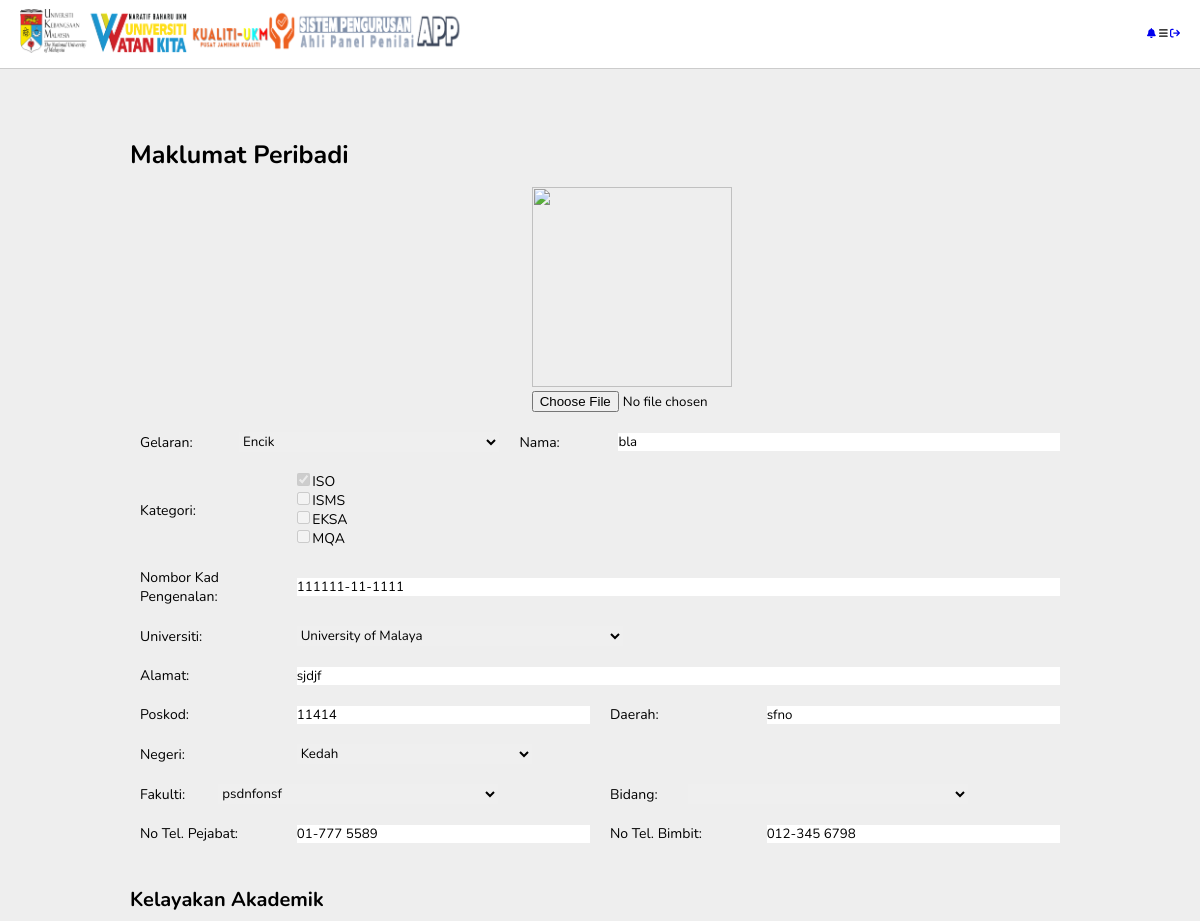
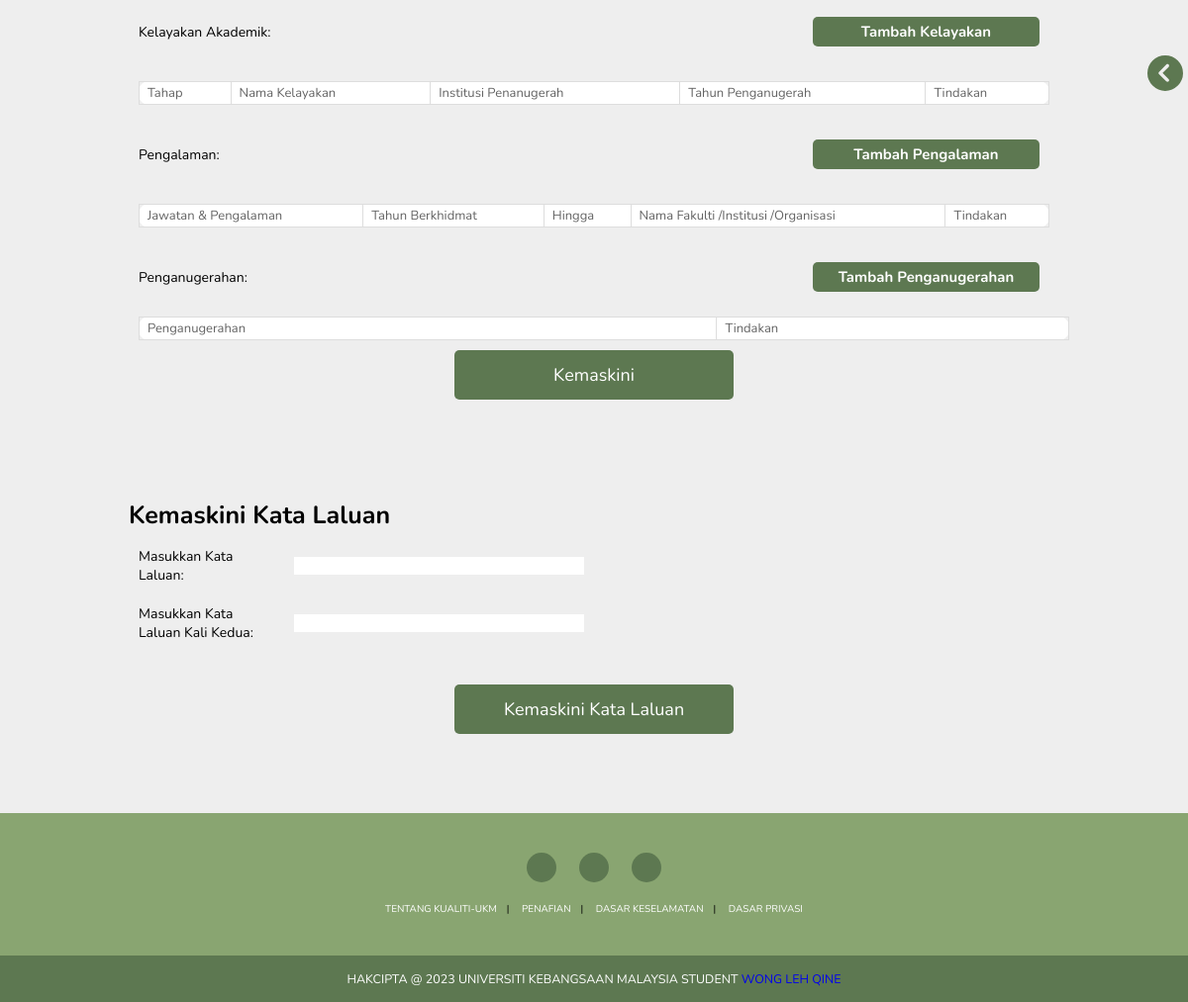
Screenshot of /pages/profil_app.php (signed in) with the database file from the repository (2 pictures, top to bottom).
### tables this page shows
CREATE TABLE `lecturer` (
  `LECTURER_ID` int(11) NOT NULL,
  `KATEGORI_PERMOHONAN` varchar(50) DEFAULT NULL,
  `NAMA` varchar(50) DEFAULT NULL,
  `NO_KP` varchar(50) DEFAULT NULL,
  `FAKULTI` varchar(100) DEFAULT NULL,
  `EMEL` varchar(100) DEFAULT NULL,
  `ALAMAT` varchar(100) DEFAULT NULL,
  `NO_TELEFON` varchar(100) DEFAULT NULL,
  `URL_AVATAR` varchar(100) DEFAULT NULL,
  `PASSWORD` varchar(100) DEFAULT NULL,
  `BIDANG` varchar(50) DEFAULT NULL,
  `GELARAN` varchar(5) DEFAULT NULL,
  `POSKOD` int(5) DEFAULT NULL,
  `DAERAH` varchar(30) DEFAULT NULL,
  `NEGERI` varchar(20) DEFAULT NULL,
  `NO_TELEFON_PEJABAT` varchar(15) DEFAULT NULL,
  `CREATED_DATE` timestamp NULL DEFAULT current_timestamp(),
  `UNIVERSITI` varchar(50) DEFAULT NULL,
  `VERIFY_TOKEN` varchar(500) NOT NULL,
  `KELAYAKAN_AKADEMIK` text NOT NULL,
  `PENGALAMAN` text NOT NULL,
  `PENGANUGERAHAN` text NOT NULL
);

CREATE TABLE `app` (
  `APP_ID` int(11) NOT NULL,
  `NAMA` varchar(50) DEFAULT NULL,
  `KATEGORI` varchar(50) DEFAULT NULL,
  `PASSWORD` varchar(50) DEFAULT NULL,
  `EMEL` varchar(100) DEFAULT NULL,
  `NO_KP` varchar(50) DEFAULT NULL,
  `FAKULTI` varchar(50) DEFAULT NULL,
  `ALAMAT` varchar(100) DEFAULT NULL,
  `NO_TELEFON` varchar(50) DEFAULT NULL,
  `BIDANG` varchar(50) DEFAULT NULL,
  `URL_AVATAR` varchar(100) DEFAULT NULL,
  `APPLICATION_ID` int(11) DEFAULT 0,
  `VERIFY_TOKEN` varchar(50) DEFAULT NULL,
  `CREATED_DATE` timestamp NULL DEFAULT current_timestamp(),
  `UNIVERSITI` varchar(50) DEFAULT NULL
);

### pages/form_profil_app.php (the view, shortened to what this page needs)
<h1 style="font-size:2.5rem;">Maklumat Peribadi</h1>
<div class="row">
    <div class="column-5"></div>
    <div class="column-2">
        <img src="<?php if (isset($user[0][7]))
            echo $user[0][7];
        else
            echo "../img/profile.png" ?>" class="image" alt="" width="200" height="200" />
            <input type="file" name="profil-img" id="profil-img">
        </div>
        <div class="column-5"></div>
    </div>
    <div class="row">
        <div class="column-2">
            <label for="gelaran">Gelaran: </label>
        </div>
        <div class="column-6">
            <select class="input-text" name="gelaran" id="gelaran">
            <?php if (isset($user_2[0][0])) {
            echo "<option>" . $user_2[0][0] . "</option>";
        } ?>
        </select>
    </div>
    <div class="column-2">
        <label for="nama">Nama: </label>
    </div>
    <div class="column-10">
        <input type="text" class="input-text" name="nama" id="nama" value="<?php if (isset($user[0][1]))
            echo $user[0][1];
        else
            echo ""; ?>">
    </div>
</div>
<div class="row">
    <div class="column-2">
        <label for="kategori">Kategori: </label>
    </div>
    <div class="column-10">
        <?php
        if (isset($user[0][10])) {
            $kat_arr = explode(";", $user[0][10]);
        }
        ?>
        <input type="checkbox" id="kategori1" name="kategori1" value="ISO" disabled <?php if ($kat_arr[0] != '') {
            echo "checked";
        } ?>>
        <label for="kategori1"> ISO</label><br>
        <input type="checkbox" id="kategori2" name="kategori2" value="ISMS" disabled <?php if ($kat_arr[1] != '') {
            echo "checked";
        } ?>>
        <label for="kategori2"> ISMS</label><br>
        <input type="checkbox" id="kategori3" name="kategori3" value="EKSA" disabled <?php if ($kat_arr[2] != '') {
            echo "checked";
        } ?>>
        <label for="kategori3"> EKSA</label><br>
        <input type="checkbox" id="kategori4" name="kategori4" value="MQA" disabled <?php if ($kat_arr[3] != '') {
            echo "checked";
        } ?>>
        <label for="kategori4"> MQA</label><br>
    </div>
</div>
<div class="row">
    <div class="column-2">
        <label for="no-kad-pengenalan">Nombor Kad Pengenalan: </label>
    </div>
    <div class="column-10">
        <input type="text" class="input-text" value="<?php if (isset($user[0][2]))
            echo $user[0][2];
        else
            echo ""; ?>" name="no-kad-pengenalan" id="no-kad-pengenalan">
    </div>
</div>
<div class="row">
    <div class="column-2">
        <label for="universiti">Universiti: </label>
    </div>
    <div class="column-10">
        <select name="universiti" id="universiti">
            <?php if (isset($user_2[0][1]))
            include('../components/university_options.php');
            ?>
        </select>
    </div>
</div>
<div class="row">
    <div class="column-2">
        <label for="alamat-tempat-bekerja">Alamat: </label>
    </div>
    <div class="column-10">
        <input type="text" class="input-text" value="<?php if (isset($user[0][5]))
            echo $user[0][5];
        else
            echo ""; ?>" name="alamat-tempat-bekerja" id="alamat-tempat-bekerja">
    </div>
</div>
<div class="row">
    <div class="column-2">
        <label for="poskod">Poskod: </label>
    </div>
    <div class="column-4">
        <input type="text" class="input-text" value="<?php if (isset($user_2[0][2]))
            echo $user_2[0][2];
        else
            echo ""; ?>" name="poskod" id="poskod">
    </div>
    <div class="column-2">
        <label for="daerah">Daerah: </label>
    </div>
    <div class="column-4">
        <input type="text" class="input-text" value="<?php if (isset($user_2[0][3]))
            echo $user_2[0][3];
        else
            echo ""; ?>" name="daerah" id="daerah">
    </div>
</div>
<div class="row">
    <div class="column-2">
        <label for="negeri">Negeri: </label>
    </div>
    <div class="column-4">
        <select name="negeri" id="negeri">
            <?php if (isset($user_2[0][4]))
                echo "<option selected>" . $user_2[0][4] . "</option>";
            ?>
        </select>
    </div>
    <div class="column-6"></div>
</div>
<div class="row">
    <div class="column-1">
        <label for="fakulti">Fakulti: </label>
    </div>
    <div class="column-5">
        <select name="fakulti" id="fakulti">
            <?php if (isset($user[0][3]))
                echo "<option selected>" . $user[0][3] . "</option>";
            include('../components/bidang_options.php');
            ?>
        </select>
    </div>
    <div class="column-1">
        <label for="bidang">Bidang: </label>
    </div>
    <div class="column-5">
        <select name="bidang" id="bidang">
            <?php if (isset($user[0][9]))
                echo "<option selected>" . $user[0][9] . "</option>";
            include('../components/bidang_options.php');
            ?>
        </select>
    </div>
</div>
<div class="row">
    <div class="column-2">
        <label for="no-tel-pejabat">No Tel. Pejabat: </label>
    </div>
    <div class="column-4">
        <input type="text" class="input-text" value="<?php if (isset($user_2[0][5]))
            echo $user_2[0][5];
        else
            echo ""; ?>" name="no-tel-pejabat" id="no-tel-pejabat">
    </div>
    <div class="column-2">
        <label for="no-tel-bimbit">No Tel. Bimbit: </label>
    </div>
    <div class="column-4">
        <input type="text" class="input-text" value="<?php if (isset($user[0][6]))
            echo $user[0][6];
        else
            echo ""; ?>" name="no-tel-bimbit" id="no-tel-bimbit">
    </div>
</div>
<br>
<br>
<h1>Kelayakan Akademik</h1>
<div class="row">
    <div class="column-2">
        <label for="kelayakan-akademik">Kelayakan Akademik: </label>
    </div>
    <div class="column-10">
        <button id="myBtn" type="button"
            style="background-color: #5d7851; width: 30%; height: 3rem; color: white; border-radius: 5px; margin-left: auto;display: block; font-size: 1.5rem;">Tambah
            Kelayakan</button>
    </div>
</div>
<div class="row">
    <table id="table-kelayakan-akademik" class="table table-striped table-bordered" style="width:100%">
        <tr>
            <td>Tahap</td>
            <td>Nama Kelayakan</td>
            <td>Institusi Penanugerah</td>
            <td>Tahun Penganugerah</td>
            <td>Tindakan</td>
        </tr>
    </table>
</div>
<div class="row">
    <div class="column-2">
        <label for="pengalaman">Pengalaman: </label>
    </div>
    <div class="column-10">
        <button id="myBtn2" type="button"
            style="background-color: #5d7851; width: 30%; height: 3rem; color: white; border-radius: 5px; margin-left: auto;display: block; font-size: 1.5rem;">Tambah
            Pengalaman</button>
    </div>
</div>
<div class="row">
    <table id="table-pengalaman" class="table table-striped table-bordered" style="width:100%">
        <tr>
            <td>Jawatan & Pengalaman</td>
            <td>Tahun Berkhidmat</td>
            <td>Hingga</td>
            <td>Nama Fakulti /Institusi /Organisasi</td>
            <td>Tindakan</td>
        </tr>
    </table>
</div>
<div class="row">
    <div class="column-2">
        <label for="penganugerahan">Penganugerahan: </label>
    </div>
    <div class="column-10">
        <button id="myBtn3" type="button"
            style="background-color: #5d7851; width: 30%; height: 3rem; color: white; border-radius: 5px; margin-left: auto;display: block; font-size: 1.5rem;">Tambah
            Penganugerahan</button>
    </div>
</div>
<table id="table-penganugerahan" class="table table-striped table-bordered" style="width:100%">
    <tr>
        <td>Penganugerahan</td>
        <td>Tindakan</td>
    </tr>
</table>

### style/styleform.css (style rules this page uses)
* { box-sizing: border-box; }
.column-4 { float: left; width: 33.33%; padding: 5px 10px; }
.column-2 { float: left; width: 16.66%; padding: 5px 10px; }
.column-1 { float: left; width: 8.33%; padding: 5px 10px; }
.column-5 { float: left; width: 41.66%; padding: 5px 10px; }
.column-10 { float: left; width: 83.33%; padding: 5px 10px; }
.column-6 { float: left; width: 50%; padding: 5px 10px; }
.row:after { content: ""; display: table; clear: both; }
.row { margin: 5px 0px; }
.input-text { width: 100%; }
label { font-size: 14px; }

### style/stylepertanyaan.css (style rules this page uses)
:root { --main-color:#8e44ad; --red:#e74c3c; --orange:#f39c12; --light-color:#888; --light-bg:#eee; --black:#2c3e50; --white:#fff; --border:.1rem solid rgba(0,0,0,.2); }
* { font-family: 'Nunito', sans-serif; margin:0; padding:0; box-sizing: border-box; outline: none; border:none; text-decoration: none; }
html { font-size: 62.5%; height: 100%; overflow-x: hidden; }
body { overflow-x: hidden; height: 100%; background-color: var(--light-bg); padding-left: 30rem; }
.table td { border: 1px solid #ddd; }
.promo_card h1, .promo_card span, button { margin: 10px; }
.promo_card1 h1, .promo_card1 span, .promo_card1 a, button { margin-top: 10px; font-weight: bold; }
.row { display: flex; justify-content: space-between; align-items: center; margin: 1rem 0; }
table { width: 90%; background: #fff; padding: 1rem; text-align: left; border-radius: 10px; }
table td,th { padding: 0.2rem 0.8rem; }
table td { font-size: 13px; color: rgb(100,100,100); }
h1 { font-size: 2rem; }
@media (max-width:1200px) { body { padding-left: 0; } }

### pages/profil_app.php (style rules this page uses)
textarea, input { border: none; }
textarea:focus, input:focus, input { outline: none; }
td { padding: 10px; }
table, td, th { border: 1px solid; }
table { width: 100%; border-collapse: collapse; margin: 10px; }

### rows the page displays
lecturer: gelaran "Encik", poskod "11414", daerah "sfno", negeri "Kedah", no-tel-pejabat "01-777 5589"
app: nama "bla", KATEGORI "☑", no-kad-pengenalan "111111-11-1111", alamat-tempat-bekerja "sjdjf", fakulti "psdnfonsf", no-tel-bimbit "012-345 6798"
